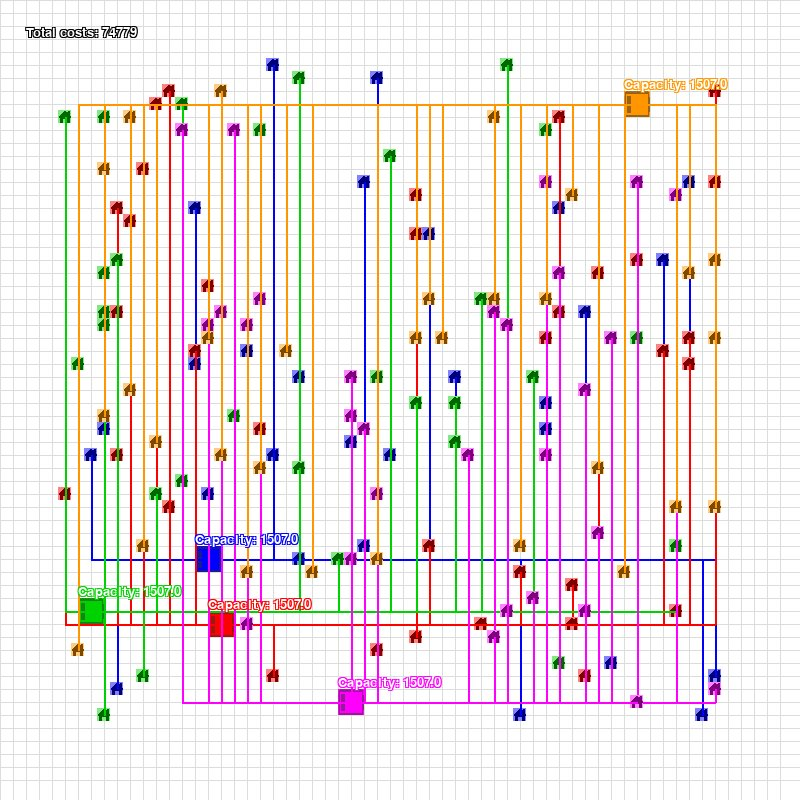
#> input picture data/outputs/gif/screenshot0.jpg, 800 x 800 px; its folder holds 4 pictures in this run
$ python tmp.py
#> lines starting #> are read from the running program, lines starting #| are printed output that depends on the picture
import glob
import contextlib
from PIL import Image

# filepaths
fp_in = "*.jpg"
fp_out = "out.gif"

# use exit stack to automatically close opened images
with contextlib.ExitStack() as stack:

    # lazily load images
    imgs = (stack.enter_context(Image.open(f))
            for f in sorted(glob.glob(fp_in)))
#> further down, img is the input picture: PIL image 800x800 RGB; mean R, G, B 237.9, 230.1, 229.7
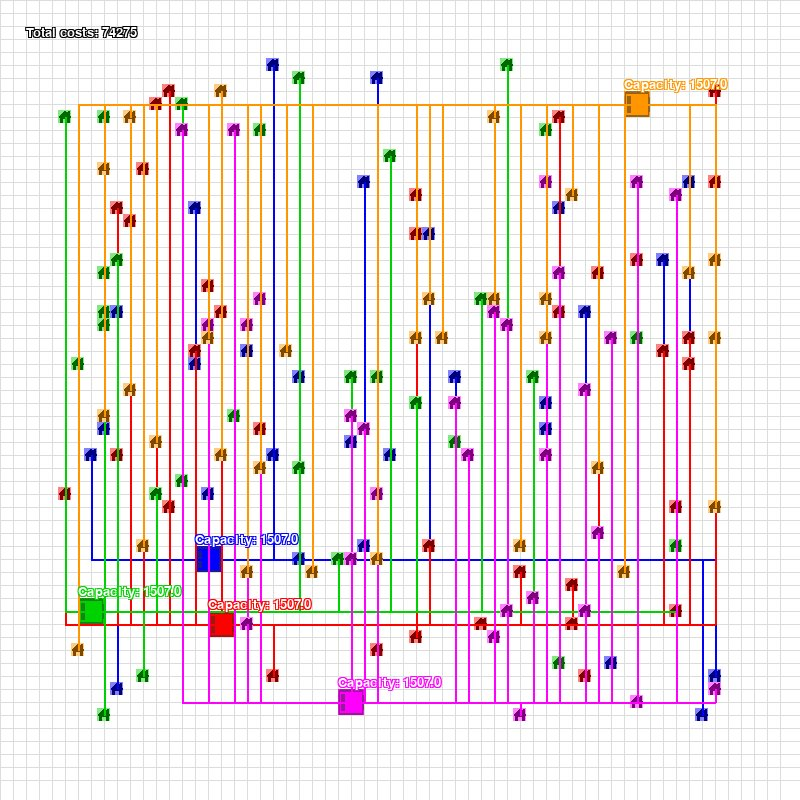
#> input picture data/outputs/gif/screenshot1.jpg, 800 x 800 px
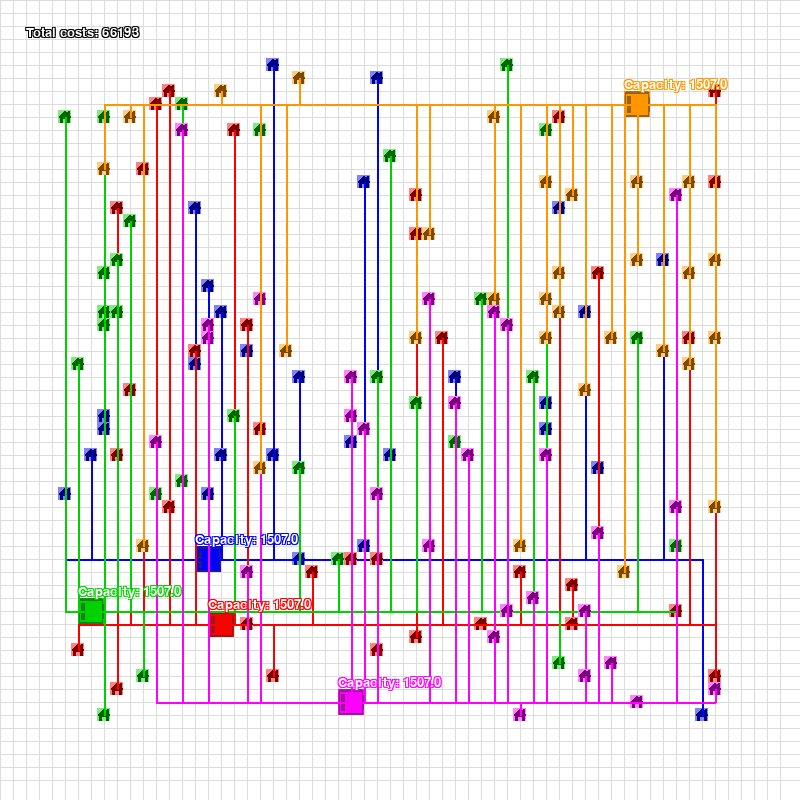
#> input picture data/outputs/gif/screenshot10.jpg, 800 x 800 px
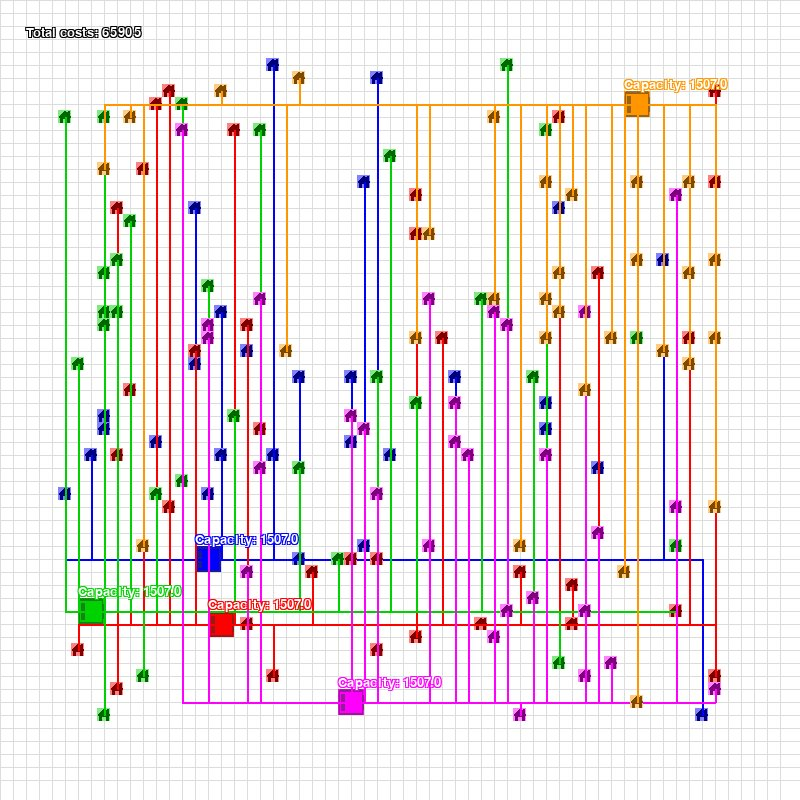
#> input picture data/outputs/gif/screenshot11.jpg, 800 x 800 px

    # extract  first image from iterator
    img = next(imgs)

    # https://pillow.readthedocs.io/en/stable/handbook/image-file-formats.html#gif
    img.save(fp=fp_out, format='GIF', append_images=imgs,
             save_all=True, duration=800, loop=0)
